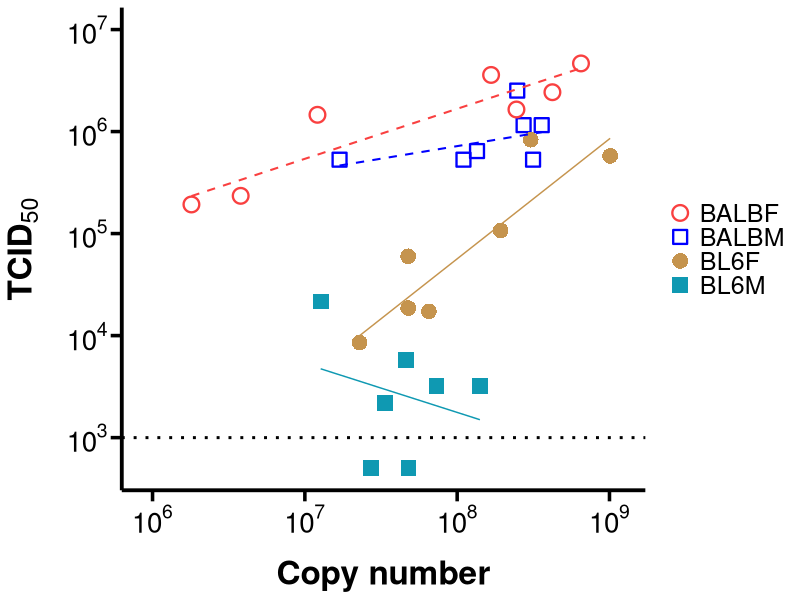
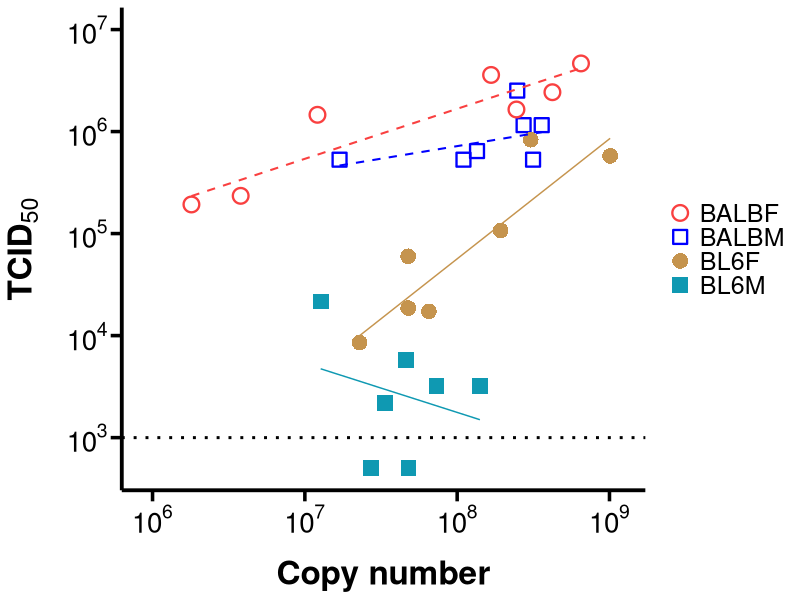
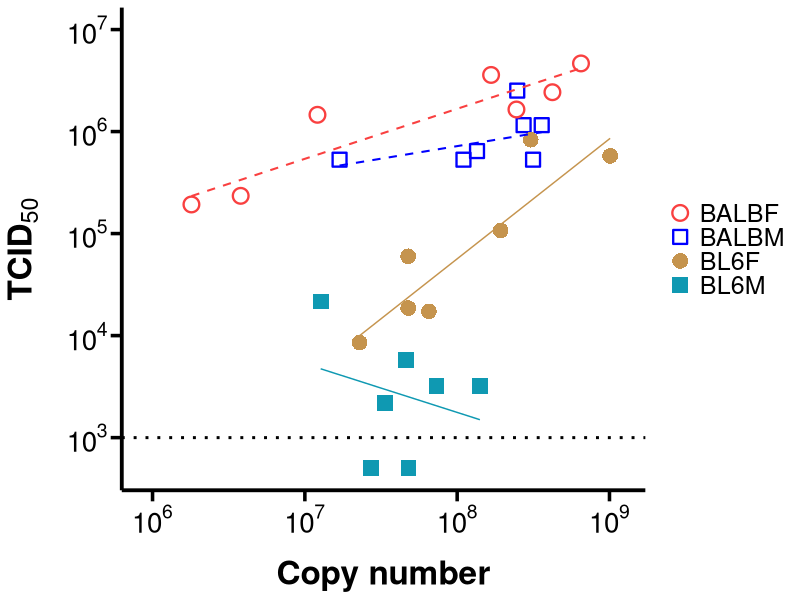

These charts were generated, in order, by the following R code:
# Load necessary libraries
library(dplyr)
library(ggplot2)
library(scales)
library(MASS)


## ---------------------------------------------------------------------------------------
data <- read.csv("GroupedtiterR10.csv", sep=',', header=T)

data <- data %>%
  filter(!is.na(Copy.Number)) %>%
   filter(!ID %in% c(9770, 10318))

# Ensure TCID50 and Copy Number are numeric
data <- data %>%
  mutate(TCID50 = as.numeric(TCID50),
         Copy.Number = as.numeric(`Copy.Number`),
         Host = as.factor(Host))

data <- data %>%
  mutate(log.TCID50 = log10(TCID50 + 1)) %>%
  mutate(log.Copy.Number = log10(Copy.Number))



## ---------------------------------------------------------------------------------------
# Calculate Spearman's correlation for each Host
spearman_results <- data %>%
  group_by(Host) %>%
  summarise(
    spearman_rho = cor(log.TCID50, log.Copy.Number, method = "spearman"),
    p_value = suppressWarnings(cor.test(log.TCID50, log.Copy.Number, method = "spearman")$p.value) # Suppress warnings
  )

# Specify the output file
output_file <- "TCID50_vs_CopyNumber_spearman_results.txt"

# Sink the results to a text file
sink(output_file)
cat("Spearman's Correlation Results by Host\n")
cat("--------------------------------------\n")
for (i in 1:nrow(spearman_results)) {
  cat(paste0(
    "Host: ", spearman_results$Host[i], 
    ", Spearman's rho: ", round(spearman_results$spearman_rho[i], 3), 
    ", p-value: ", format.pval(spearman_results$p_value[i], digits = 3), "\n"
  ))
}
sink()  # End sink

# Confirmation message
cat(paste("Results saved to", output_file, "\n"))


###PLOTS
## ---------------------------------------------------------------------------------------
p <- ggplot(data, aes(x = Copy.Number, y = TCID50, color = Host, shape = Host, linetype = Host)) +
  geom_point(size = 4.5, stroke = 1.2) +
  geom_smooth(data = subset(data, Host %in% c("BALBF", "BALBM")), method = "rlm", se = FALSE, size = 0.7) +  # Thicker dashed lines for BALBF & BALBM
  geom_smooth(data = subset(data, Host %in% c("BL6F", "BL6M")), method = "rlm", se = FALSE, size = 0.5) +  # Thinner solid lines for BL6F & BL6M
  scale_x_log10(
    limits = c(9e5, 1.2e9),
    breaks = c(1e6, 1e7, 1e8, 1e9),
    labels = scales::trans_format("log10", scales::math_format(10^.x))  # Use proper scientific formatting
  ) +
  scale_y_log10(
    limits = c(500, 1e7),
    breaks = c(1e3, 1e4, 1e5, 1e6, 1e7),
    labels = scales::trans_format("log10", scales::math_format(10^.x))  # Use proper scientific formatting
  ) +
  geom_hline(yintercept = 1e3, linetype = "dotted", size = 1) +
  labs(x = "Copy number", y = expression(bold(TCID[50]))) +
  theme_minimal() +
  theme(
    axis.title.x = element_text(size = 24, face = "bold", color = "black", 
                                margin = margin(t = 15)),
    axis.title.y = element_text(size = 24, face = "bold", color = "black", 
                                margin = margin(r = 15)),
    axis.text = element_text(size = 20, face = "bold", color = "black"),
    axis.line = element_line(size = 1.3, color = "black"),
    axis.ticks = element_line(size = 1.2),
    axis.ticks.length = unit(8, "pt"),
    panel.grid = element_blank(),
    legend.position = "right",
    legend.text = element_text(size = 18),
    legend.title = element_blank()
  ) +
  scale_color_manual(values = c("BALBF" = "#f94040", "BALBM" = "#0000FF", "BL6F" = "#C5944E", "BL6M" = "#0F99B2")) +
  scale_shape_manual(values = c("BALBF" = 1, "BALBM" = 22, "BL6F" = 16, "BL6M" = 15)) +
  scale_linetype_manual(values = c("BALBF" = "dashed", "BALBM" = "dashed", "BL6F" = "solid", "BL6M" = "solid")) +
  guides(color = guide_legend(override.aes = list(linetype = "blank")),
         shape = guide_legend(override.aes = list(linetype = "blank")))

print(p)

svg("TCID50vsCopyNumber.svg", width = 10, height = 6)
print(p) # Replace `p` with your ggplot object
dev.off()

ggsave(filename = "TCID50vsCopyNumber.png", bg = 'white', width = 8, height = 5, device='png', dpi=300)


